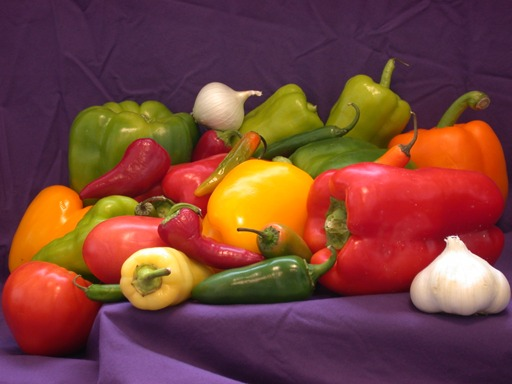
#> input picture peppers.jpeg, 512 x 384 px
$ python dbscan.py
#> lines starting #> are read from the running program, lines starting #| are printed output that depends on the picture
import numpy as np
import cv2
import matplotlib.pyplot as plt
from sklearn.cluster import DBSCAN

img= cv2.imread('peppers.jpeg')
#> img is the input picture: shape (384, 512, 3); mean B, G, R 57.7, 66.4, 120.7
labimg = cv2.cvtColor(img, cv2.COLOR_BGR2LAB)
#> labimg: shape (384, 512, 3); mean of channels 0, 1, 2 90.2, 150.8, 141.7

n = 0
while(n<4):
    labimg = cv2.pyrDown(labimg)
    n = n+1
#> labimg: shape (24, 32, 3); mean of channels 0, 1, 2 89.8, 150.8, 141.9
#> after the loop, n = 4

feature_image=np.reshape(labimg, [-1, 3])
#> feature_image = 768 rows, first 8: [45, 150, 115], [46, 150, 115], [49, 149, 115], [49, 149, 115], [49, 149, 115], [46, 148, 114], [47, 149, 115], [49, 149, 115]
rows, cols, chs = labimg.shape
#> rows = 24; cols = 32; chs = 3

db = DBSCAN(eps=20, min_samples=25, metric = 'euclidean',algorithm ='auto')
db.fit(feature_image)
labels = db.labels_

indices = np.dstack(np.indices(labimg.shape[:2]))
xycolors = np.concatenate((labimg, indices), axis=-1)
feature_image2 = np.reshape(xycolors, [-1,5])
#> feature_image2 = 768 rows, first 6: [45, 150, 115, 0, 0], [46, 150, 115, 0, 1], [49, 149, 115, 0, 2], [49, 149, 115, 0, 3], [49, 149, 115, 0, 4], [46, 148, 114, 0, 5]
db.fit(feature_image2)
labels2 = db.labels_

plt.figure(2)
plt.subplot(2, 1, 1)
plt.imshow(img)
plt.axis('off')

# plt.subplot(2, 1, 2)
# plt.imshow(np.reshape(labels, [rows, cols]))
# plt.axis('off')

plt.subplot(2, 1, 2)
plt.imshow(np.reshape(labels2, [rows, cols]))
plt.axis('off')
plt.show()
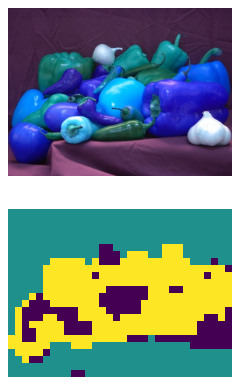
#> figure drawn by matplotlib, 2 panels; B, G, R data is drawn as R, G, B
